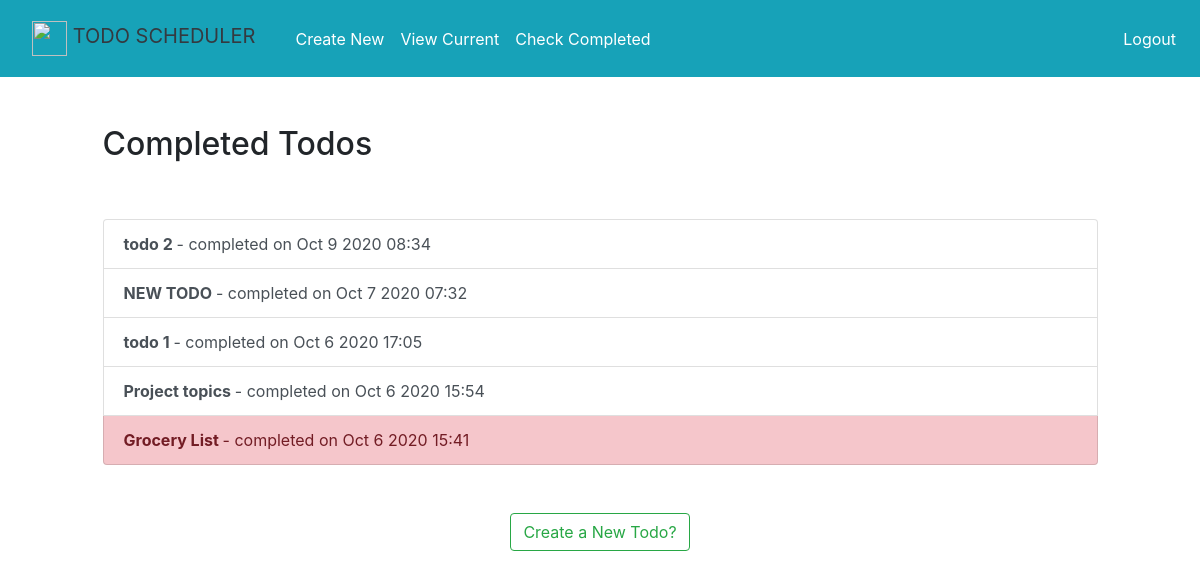
Screenshot of /completed/ (signed in) with the database file from the repository.
### todoapp/models.py (models this page shows, shortened)
class Todo(models.Model):
    title = models.CharField(max_length=100)
    memo = models.TextField(blank=True)
    created = models.DateTimeField(auto_now_add=True)
    completedon = models.DateTimeField(null=True, blank=True)
    important = models.BooleanField(default=False)
    user = models.ForeignKey(User, on_delete=models.CASCADE)

### todoapp/views.py (the view)
# urls.py: path('completed/', views.completedtodo, name='completedtodo'),
@login_required
def completedtodo(request):
    todos = Todo.objects.filter(user=request.user, completedon__isnull = False).order_by('-completedon')
    return render(request, 'todoapp/completedtodo.html', {'todos': todos})

### todoapp/templates/todoapp/completedtodo.html
{% extends 'todoapp/base.html' %}
{% block content %}
  <div class="row justify-content-center mt-5">
        <div class="col-md-10">
            {% if todos %}
            <h2>Completed Todos</h2>
            {% else %}
            <h2>You have not completed any todo yet!</h2>
            {% endif %}
      </div>
    </div>
<div class="row justify-content-center mt-5">
<div class="col-md-10">
<div class="list-group">
{% for todo in todos %}
<a href="{% url 'viewtodo' todo.id %}" class="list-group-item list-group-item-action{% if todo.important %} list-group-item-danger{% endif %}"> <b> {{ todo.title }} </b> - completed on  {{ todo.completedon|date:'M j Y H:i' }} </a>
{% endfor %}
    </div>
    </div>
</div>
<div class="row justify-content-center mt-5">
    <a role="button" type="button" class="btn btn-outline-success" href="{% url 'createtodo' %}">Create a New  Todo?</a>
        </div>
{% endblock %}

### todoapp/templates/todoapp/base.html (shortened to what this page needs)
{% load static %}
<!doctype html>
<html lang="en">
  <head>
    <link rel="stylesheet" href="https://stackpath.bootstrapcdn.com/bootstrap/4.5.2/css/bootstrap.min.css">
  </head>
  <body>
<nav class="navbar navbar-expand-lg navbar-light bg-info">
          <nav class="navbar navbar-light bg-info">
  <a class="navbar-brand text-dark" href="{% url 'home' %}">
    <img src="{% static 'todoapp/todo.png' %}" width="35" height="35" class="d-inline-block align-top"> TODO SCHEDULER
  </a>
      </nav>
  <div class="collapse navbar-collapse" id="navbarNav">
      {% if user.is_authenticated %}
    <ul class="navbar-nav mr-auto">
           <li class="nav-item">
        <a class="nav-link text-white" href="{% url 'createtodo' %}">Create New</a>
      </li>
      <li class="nav-item">
        <a class="nav-link text-white" href="{% url 'currenttodo' %}">View Current</a>
      </li>
      <li class="nav-item">
        <a class="nav-link text-white" href="{% url 'completedtodo' %}">Check Completed</a>
      </li>
    </ul>
      {% endif %}
<ul class="navbar-nav ml-auto">
    {% if user.is_authenticated %}
    <li class="nav-item">
<a href="#" onclick="$('#signOutBtn').click()" class="nav-link text-white">Logout</a>
    </li>
          {% endif %}
      </ul>
  </div>
</nav>
    <div>
    {% block content %}{% endblock %}
    </div>
  </body>
</html>

### rows the page displays
Todo: title "todo 2", completedon "Oct 9 2020 08:34"
Todo: title "NEW TODO", completedon "Oct 7 2020 07:32"
Todo: title "todo 1", completedon "Oct 6 2020 17:05"
Todo: title "Project topics", completedon "Oct 6 2020 15:54"
Todo: title "Grocery List", completedon "Oct 6 2020 15:41"
